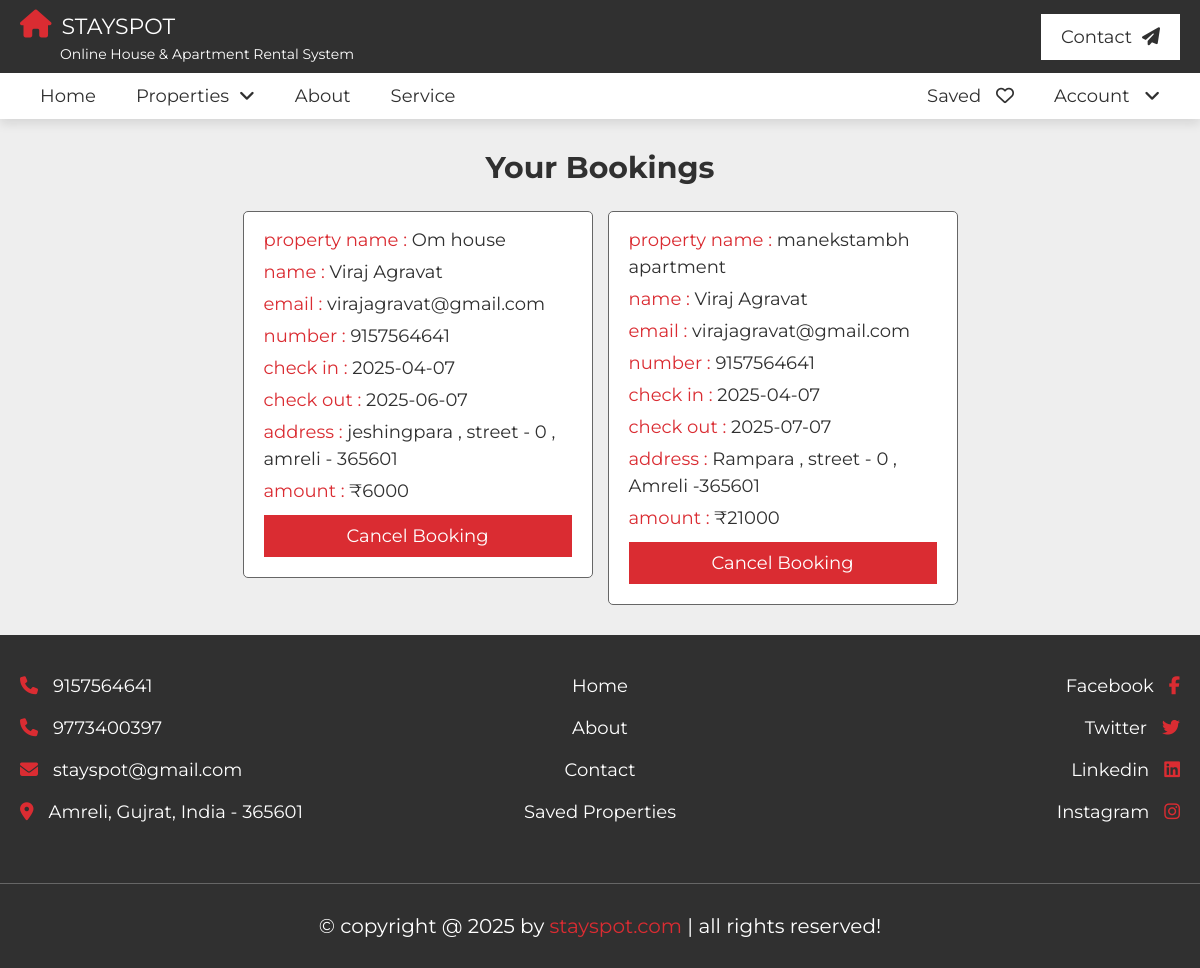
Page /design/bookings.php (signed in) on the committed database.
### tables this page shows
CREATE TABLE `tenant` (
  `tenant_id` int(30) NOT NULL,
  `user_id` int(30) NOT NULL,
  `property_id` int(30) NOT NULL,
  `fullname` varchar(255) NOT NULL,
  `email` varchar(50) NOT NULL,
  `number` varchar(10) NOT NULL,
  `address` text NOT NULL,
  `rent_month` int(2) NOT NULL,
  `date_from` date NOT NULL,
  `date_to` date NOT NULL,
  `total_rent` int(30) NOT NULL
);

CREATE TABLE `property` (
  `property_id` int(30) NOT NULL,
  `name` varchar(255) NOT NULL,
  `address` varchar(255) NOT NULL,
  `type` enum('house','apartment') NOT NULL,
  `price` int(11) NOT NULL,
  `status` enum('available','rented') NOT NULL,
  `bedroom` int(11) NOT NULL,
  `bathroom` int(11) NOT NULL,
  `balcony` int(11) NOT NULL,
  `area` float NOT NULL,
  `description` text NOT NULL,
  `img1` varchar(255) NOT NULL,
  `img2` varchar(255) NOT NULL,
  `img3` varchar(255) NOT NULL,
  `img4` varchar(255) NOT NULL
);

### design/bookings.php (the view, shortened to what this page needs)
<?php include "header.php";
$uid = $_SESSION['user_id'];
?>
<section class="bookings">
    <h1 class="heading">Your Bookings</h1>
    <div class="box-container">
    <?php
      $result = mysqli_query($con,"SELECT t.*,p.name,p.property_id FROM tenant t join property p on t.property_id = p.property_id WHERE t.user_id = $uid");
      if (mysqli_num_rows($result) > 0) {
        while ($row = mysqli_fetch_assoc($result)) { ?>
   <div class="box">
      <p>property name : <span><?= $row['name']; ?></span></p>
      <p>name : <span><?= $row['fullname']; ?></span></p>
      <p>email : <span><?= $row['email']; ?></span></p>
      <p>number : <span><?= $row['number']; ?></span></p>
      <p>check in : <span><?= $row['date_from']; ?></span></p>
      <p>check out : <span><?= $row['date_to']; ?></span></p>
      <p>address : <span><?= $row['address']; ?></span></p>
      <p>amount : <span>₹<?= $row['total_rent']; ?></span></p>
      <form action="" method="POST">
         <input type="submit" value="cancel booking" name="cancel" class="btn" onclick="return confirm('cancel this booking?');">
      </form>
   </div>
   <?php
    }
   }
   ?>
    </div>
</section>
<?php include "footer.php"; ?>

### design/css/style.css (style rules this page uses)
:root { --main-color:#DA2C32; --light-color:#666; --light-bg:#eee; --white:#fff; --black:#303030; --border:.1rem solid var(--light-color); --box-shodow:0 .5rem 1rem rgba(0,0,0,.1); }
* { font-family: 'Montserrat', sans-serif; margin: 0; padding: 0; box-sizing: border-box; outline: none; border: none; text-decoration: none; }
html { font-size: 62.5%; overflow-x: hidden; scroll-behavior: smooth; scroll-padding-top: 10rem; }
body { background-color: var(--light-bg); }
section { padding: 3rem 2rem; max-width: 1200px; margin: 0 auto; }
.heading { text-align: center; padding-bottom: 2.5rem; font-size: 3rem; color: var(--black); text-transform: capitalize; }
.btn, .inline-btn { margin-top: 1rem; padding: 1rem 3rem; background-color: var(--main-color); color: var(--white); cursor: pointer; text-align: center; font-size: 1.8rem; text-transform: capitalize; }
.btn { display: block; width: 100%; transition: all 0.5s ease; }
.bookings .box-container { display: grid; grid-template-columns: repeat(auto-fit, 35rem); gap: 1.5rem; justify-content: center; align-items: flex-start; }
.bookings .box-container .box { border-radius: .5rem; padding: 2rem; padding-top: 1rem; border: var(--border); background-color: #fff; }
.bookings .box-container .box p { line-height: 1.5; padding-top: .5rem; font-size: 1.8rem; color: var(--main-color); }
.bookings .box-container .box p span { color: var(--black); }

### rows in the picture
tenant: property.name "Om house", fullname "Viraj Agravat", email "virajagravat@gmail.com", number "9157564641", date_from "2025-04-07", date_to "2025-06-07", address "jeshingpara , street - 0 , amreli - 365601", total_rent "6000"
tenant: property.name "manekstambh apartment", fullname "Viraj Agravat", email "virajagravat@gmail.com", number "9157564641", date_from "2025-04-07", date_to "2025-07-07", address "Rampara , street - 0 , Amreli -365601", total_rent "21000"
